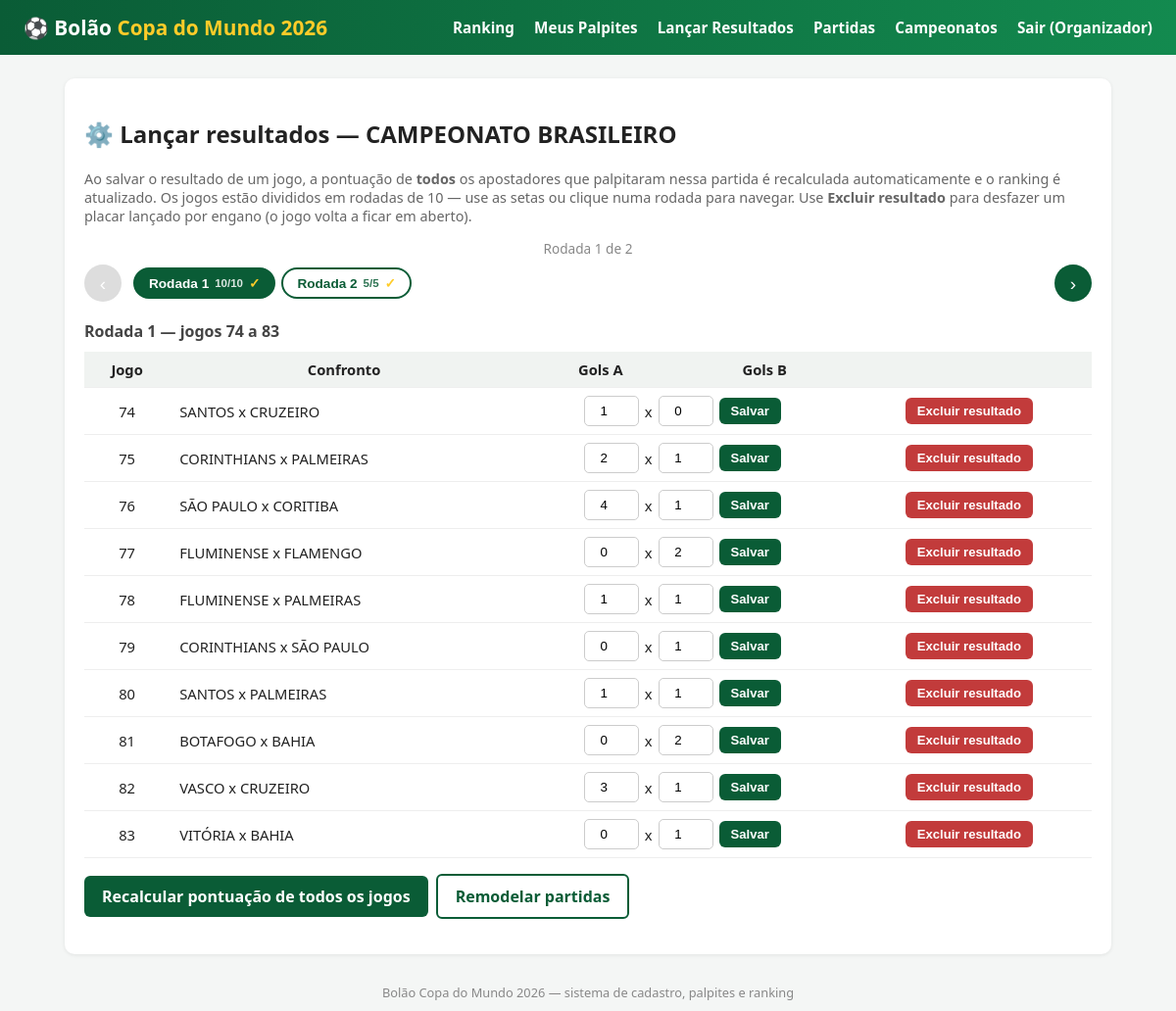
/admin/resultados (signed in), run on the app's committed database.
### tables this page shows
CREATE TABLE campeonatos (
            id INTEGER PRIMARY KEY AUTOINCREMENT,
            nome TEXT NOT NULL,
            ativo INTEGER NOT NULL DEFAULT 0,
            criado_em TEXT NOT NULL
        );

CREATE TABLE jogos (
            id INTEGER PRIMARY KEY,            -- número do jogo (1..72)
            time_a TEXT NOT NULL,
            time_b TEXT NOT NULL,
            gols_a INTEGER,                    -- resultado real (NULL = não jogado)
            gols_b INTEGER
        , campeonato_id INTEGER REFERENCES campeonatos(id) ON DELETE CASCADE);

### app.py (the view, shortened to what this page needs)
@app.route("/admin/resultados", methods=["GET", "POST"])
@login_required
@admin_required
def admin_resultados():
    db = get_db()
    campeonato = get_campeonato_ativo(db)
    if campeonato is None:
        flash("Nenhum campeonato ativo. Crie ou ative um campeonato para lançar resultados.", "warning")
        return render_template("admin_resultados.html", jogos=[], rodadas=[], campeonato=None)
    jogos = db.execute(
        "SELECT * FROM jogos WHERE campeonato_id=? ORDER BY id", (campeonato["id"],)
    ).fetchall()
    rodadas = montar_rodadas(jogos)
    for rodada in rodadas:
        rodada["lancados"] = sum(
            1 for j in rodada["jogos"] if j["gols_a"] is not None
        )
    return render_template("admin_resultados.html", jogos=jogos, rodadas=rodadas, campeonato=campeonato)

### app.py (called while the page is built)
def get_db():
    if "db" not in g:
        g.db = sqlite3.connect(DB_PATH)
        g.db.row_factory = sqlite3.Row
        g.db.execute("PRAGMA foreign_keys = ON")
    return g.db

def get_campeonato_ativo(db):
    return db.execute("SELECT * FROM campeonatos WHERE ativo = 1 LIMIT 1").fetchone()

def montar_rodadas(jogos, por_rodada=JOGOS_POR_RODADA):
    rodadas = []
    for i in range(0, len(jogos), por_rodada):
        bloco = list(jogos[i:i + por_rodada])
        rodadas.append({
            "numero": (i // por_rodada) + 1,
            "jogos": bloco,
        })
    return rodadas

def login_required(view):
    @wraps(view)
    def wrapped(*args, **kwargs):
        if not session.get("usuario_id"):
            flash("Você precisa fazer login para continuar.", "warning")
            return redirect(url_for("login"))
        return view(*args, **kwargs)
    return wrapped

def admin_required(view):
    @wraps(view)
    def wrapped(*args, **kwargs):
        if not session.get("is_admin"):
            flash("Acesso restrito ao organizador do bolão.", "danger")
            return redirect(url_for("ranking"))
        return view(*args, **kwargs)
    return wrapped

@app.context_processor
def inject_user():
    return {
        "usuario_logado": session.get("usuario_nome"),
        "is_admin": session.get("is_admin", False),
    }

### templates/admin_resultados.html (shortened to what this page needs)
{% extends "base.html" %}
{% block content %}
{% if campeonato is none %}
<div class="card">
  <h2>⚙️ Lançar resultados das partidas (organizador)</h2>
  <div class="empty-state">
    Nenhum campeonato ativo no momento.<br>
    <a href="{{ url_for('admin_campeonatos') }}">Crie ou ative um campeonato</a> para começar a lançar resultados.
  </div>
</div>
{% else %}
<div class="card carousel-card">
  <h2>⚙️ Lançar resultados — {{ campeonato['nome'] }}</h2>
  <p style="color:#666;font-size:0.9rem;">
    Ao salvar o resultado de um jogo, a pontuação de <strong>todos</strong> os
    apostadores que palpitaram nessa partida é recalculada automaticamente e o
    ranking é atualizado. Os jogos estão divididos em rodadas de 10 — use as setas
    ou clique numa rodada para navegar. Use <strong>Excluir resultado</strong> para
    desfazer um placar lançado por engano (o jogo volta a ficar em aberto).
  </p>
  <div class="rodada-contador-topo"></div>
  <div class="rodada-nav">
    <button type="button" class="nav-arrow nav-prev" aria-label="Rodada anterior">‹</button>
    <div class="rodada-pills">
      {% for rodada in rodadas %}
        <button type="button" class="rodada-pill{% if rodada.lancados == rodada.jogos|length %} completa{% endif %}{% if loop.first %} ativa{% endif %}">
          Rodada {{ rodada.numero }}
          <span class="contador">{{ rodada.lancados }}/{{ rodada.jogos|length }}</span>
        </button>
      {% endfor %}
    </div>
    <button type="button" class="nav-arrow nav-next" aria-label="Próxima rodada">›</button>
  </div>
  <div class="carousel-track">
    {% for rodada in rodadas %}
      <div class="rodada-slide{% if loop.first %} ativa{% endif %}">
        <h3 class="rodada-titulo">
          Rodada {{ rodada.numero }} — jogos {{ rodada.jogos[0]['id'] }} a {{ rodada.jogos[-1]['id'] }}
        </h3>
        <table>
          <thead>
            <tr><th>Jogo</th><th>Confronto</th><th>Gols A</th><th>Gols B</th><th colspan="2"></th></tr>
          </thead>
          <tbody>
            {% for jogo in rodada.jogos %}
            <tr>
              <td>{{ jogo['id'] }}</td>
              <td style="text-align:left;">{{ jogo['time_a'] }} x {{ jogo['time_b'] }}</td>
              <td colspan="2" style="padding:0;">
                <form method="post" class="inline-form" style="display:flex;gap:6px;justify-content:center;align-items:center;padding:8px 0;">
                  <input type="number" min="0" name="gols_a" value="{{ jogo['gols_a'] if jogo['gols_a'] is not none else '' }}">
                  <span>x</span>
                  <input type="number" min="0" name="gols_b" value="{{ jogo['gols_b'] if jogo['gols_b'] is not none else '' }}">
                  <button class="btn btn-sm" type="submit">Salvar</button>
                </form>
              </td>
              <td>
                {% if jogo['gols_a'] is not none %}
                <form method="post" class="inline-form"
                      action="{{ url_for('admin_excluir_resultado', jogo_id=jogo['id']) }}"
                      onsubmit="return confirm('Excluir o resultado do jogo {{ jogo['id'] }} ({{ jogo['time_a'] }} x {{ jogo['time_b'] }})? As pontuações desse jogo serão zeradas.');">
                  <button class="btn btn-sm btn-danger" type="submit">Excluir resultado</button>
                </form>
                {% endif %}
              </td>
            </tr>
            {% endfor %}
          </tbody>
        </table>
      </div>
    {% endfor %}
  </div>
  <p style="margin-top:16px;" class="toolbar">
    <a class="btn" href="{{ url_for('admin_recalcular_tudo') }}" style="text-decoration:none;display:inline-block;">
      Recalcular pontuação de todos os jogos
    </a>
    <a class="btn btn-outline" href="{{ url_for('admin_partidas') }}" style="text-decoration:none;display:inline-block;">
      Remodelar partidas
    </a>
  </p>
</div>
{% endif %}
{% endblock %}

### templates/base.html (style rules this page uses)
:root { --verde: #0a5c36; --verde-claro: #138a4f; --amarelo: #ffcc29; --bg: #f4f6f5; }
* { box-sizing: border-box; }
body { margin: 0; font-family: "Segoe UI", Arial, sans-serif; background: var(--bg); color: #222; }
.card { background: #fff; border-radius: 10px; box-shadow: 0 1px 4px rgba(0,0,0,.08); padding: 20px; margin-bottom: 20px; }
table { width: 100%; border-collapse: collapse; font-size: 0.92rem; }
th, td { padding: 8px 10px; text-align: center; border-bottom: 1px solid #eee; }
th { background: #f0f3f1; }
.btn { background: var(--verde); color: #fff; border: none; padding: 10px 18px; border-radius: 6px; font-weight: 600; cursor: pointer; }
.btn-sm { padding: 6px 12px; font-size: 0.82rem; }
.btn-danger { background: #c23b3b; }
.btn-outline { background: #fff; color: var(--verde); border: 2px solid var(--verde); }
.inline-form { display: inline-block; margin: 0; }
.toolbar { display: flex; gap: 8px; flex-wrap: wrap; align-items: center; }
input[type=text], input[type=email], input[type=password], input[type=number] { padding: 7px 9px; border: 1px solid #ccc; border-radius: 5px; width: 100%; }
input[type=number] { width: 56px; text-align: center; }
.rodada-nav { display: flex; align-items: center; gap: 10px; margin-bottom: 18px; }
.rodada-nav .nav-arrow { background: var(--verde); color: #fff; border: none; width: 38px; height: 38px; min-width: 38px; border-radius: 50%; font-size: 1.2rem; line-height: 1; cursor: pointer; flex-shrink: 0; }
.rodada-nav .nav-arrow:disabled { background: #ddd; cursor: not-allowed; }
.rodada-pills { display: flex; gap: 6px; flex-wrap: nowrap; overflow-x: auto; flex: 1; padding: 4px 2px; scrollbar-width: thin; }
.rodada-pill { border: 2px solid var(--verde); background: #fff; color: var(--verde); padding: 6px 14px; border-radius: 20px; font-weight: 700; font-size: 0.85rem; cursor: pointer; white-space: nowrap; flex-shrink: 0; display: flex; align-items: center; gap: 6px; }
.rodada-pill.ativa { background: var(--verde); color: #fff; }
.rodada-pill .contador { font-size: 0.72rem; font-weight: 600; opacity: 0.85; }
.rodada-pill.completa::after { content: "✓"; color: var(--amarelo); font-weight: 900; }
.carousel-track { position: relative; }
.rodada-slide { display: none; animation: bolao-fadein .25s ease; }
.rodada-slide.ativa { display: block; }
.rodada-titulo { margin: 0 0 10px; font-size: 1rem; color: #444; }
.rodada-contador-topo { text-align: center; font-size: 0.85rem; color: #888; margin-bottom: 6px; }

### data on the page
campeonatos: nome "CAMPEONATO BRASILEIRO"
jogos: id "74", id "74", time_a "SANTOS", time_b "CRUZEIRO", gols_a "1", gols_b "0"
jogos: id "83", id "83", time_a "VITÓRIA", time_b "BAHIA", gols_a "0", gols_b "1"
jogos: id "75", time_a "CORINTHIANS", time_b "PALMEIRAS", gols_a "2", gols_b "1"
jogos: id "76", time_a "SÃO PAULO", time_b "CORITIBA", gols_a "4", gols_b "1"
jogos: id "77", time_a "FLUMINENSE", time_b "FLAMENGO", gols_a "0", gols_b "2"
jogos: id "78", time_a "FLUMINENSE", time_b "PALMEIRAS", gols_a "1", gols_b "1"
jogos: id "79", time_a "CORINTHIANS", time_b "SÃO PAULO", gols_a "0", gols_b "1"
jogos: id "80", time_a "SANTOS", time_b "PALMEIRAS", gols_a "1", gols_b "1"
jogos: id "81", time_a "BOTAFOGO", time_b "BAHIA", gols_a "0", gols_b "2"
jogos: id "82", time_a "VASCO", time_b "CRUZEIRO", gols_a "3", gols_b "1"

### other printed values
{{ usuario_logado }} "Organizador"
{{ rodada.numero }} "1" "2"
{{ rodada.lancados }} "10" "5"
{{ rodada.jogos|length }} "10" "5"
{{ rodada.numero }} "1"
